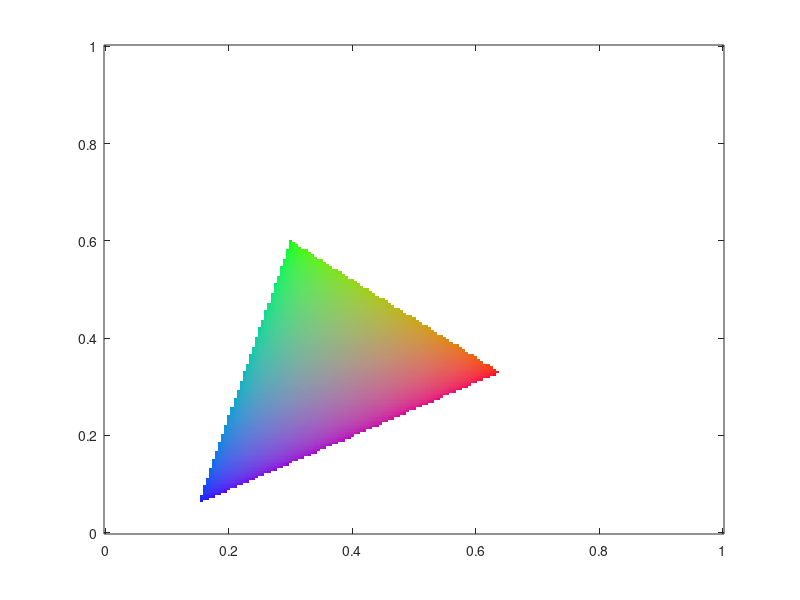

Reproduce this figure in MATLAB. (Note: this script raises an error after producing the figure.)
close all;
clear all;

[x, y] = meshgrid(0:0.005:1);
z = 1 - y - x;

RGB_709 = [0.64 0.3 0.15;0.33 0.6 0.06;0.03 0.1 0.79];
M_709 = RGB_709 * eye(3);
RGB_CIE_1931 = [0.73467 0.26533 0.0;0.27376 0.71741 0.00883;0.16658 0.00886 ...
0.82456;0.73467 0.26533 0.0];
RGB_709 = [0.64 0.33 0.03;0.3 0.6 0.1;0.15 0.06 0.79;0.64 0.33 0.03];
D_65 = [0.3127 0.3290 0.3583];
EE = [0.3333 0.3333 0.3333];

[m, n] = size(x);
XYZ = zeros(m,n,3);

XYZ(:,:,1) = x;
XYZ(:,:,2) = y;
XYZ(:,:,3) = z;

rgb = zeros(m,n,3);

for p = 1:m
	for q = 1:n
		rgb(p,q,:) = M_709 \ permute(XYZ(p,q,:), [1 3 2])';
		if any(rgb(p,q,:) < 0)
			rgb(p,q,:) = [1, 1, 1];
		end
	end
end

gc_rgb = zeros(m,n,3);
gc_rgb = ((rgb).^(1/2.2));

figure(1);
image([0:0.005:1], [0:0.005:1], gc_rgb);
axis('xy');
hold on;

data = load('data.mat');
x0 = data.x;
y0 = data.y;
z0 = data.z;

x1 = x0(:) ./ (x0(:) + y0(:) + z0(:));
y1 = y0(:) ./ (x0(:) + y0(:) + z0(:));
plot(x1, y1);
plot(RGB_CIE_1931(:,1), RGB_CIE_1931(:,2));
text(RGB_CIE_1931(:,1), RGB_CIE_1931(:,2), 'RGB_{CIE_ 1931}');
plot(RGB_709(:,1), RGB_709(:,2));
text(RGB_709(:,1), RGB_709(:,2), 'RGB_{709}');
plot(D_65(1), D_65(2),'b');
text(D_65(1), D_65(2), 'D_{65}');
plot(EE(1), EE(2), 'm.');
text(EE(1), EE(2), 'EE');
title('Chromaticity diagram');